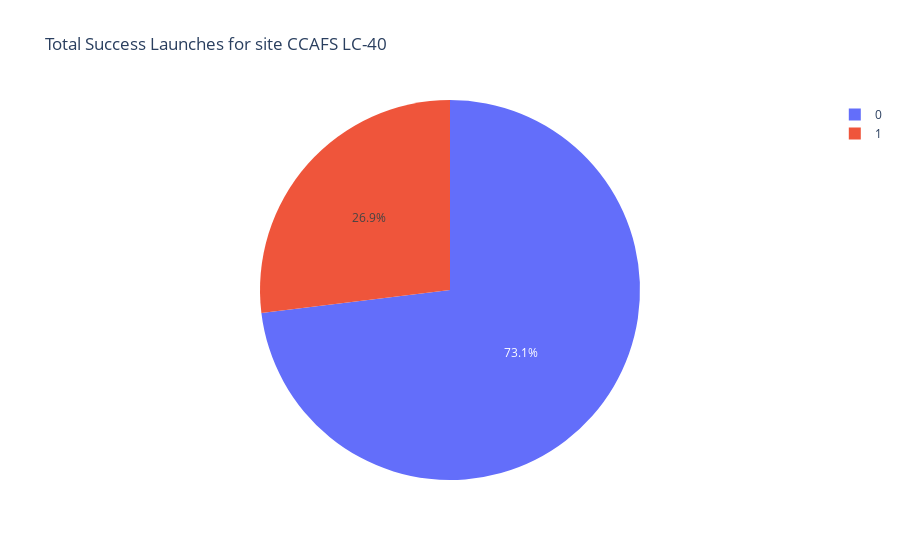

Notebook code cell kept with this figure:
### Code cell
data = spacex_df[spacex_df['Launch Site'] == 'CCAFS LC-40']
filtered_data = data.groupby('class').size().reset_index(name='count')
filtered_data
px.pie(
            filtered_data, 
            values='count', 
            names='class', 
            title='Total Success Launches for site {}'.format('CCAFS LC-40')
        )

### Figure 1 — Plotly figure (JSON) as saved in the notebook; plotly's stock layout.template omitted (floating-point values rounded to 4 significant figures)
{"data": [{"domain": {"x": [0, 1], "y": [0, 1]}, "hovertemplate": "class=%{label}<br>count=%{value}<extra></extra>", "labels": [0, 1], "legendgroup": "", "name": "", "showlegend": true, "type": "pie", "values": [19, 7]}], "layout": {"legend": {"tracegroupgap": 0}, "title": {"text": "Total Success Launches for site CCAFS LC-40"}}}
